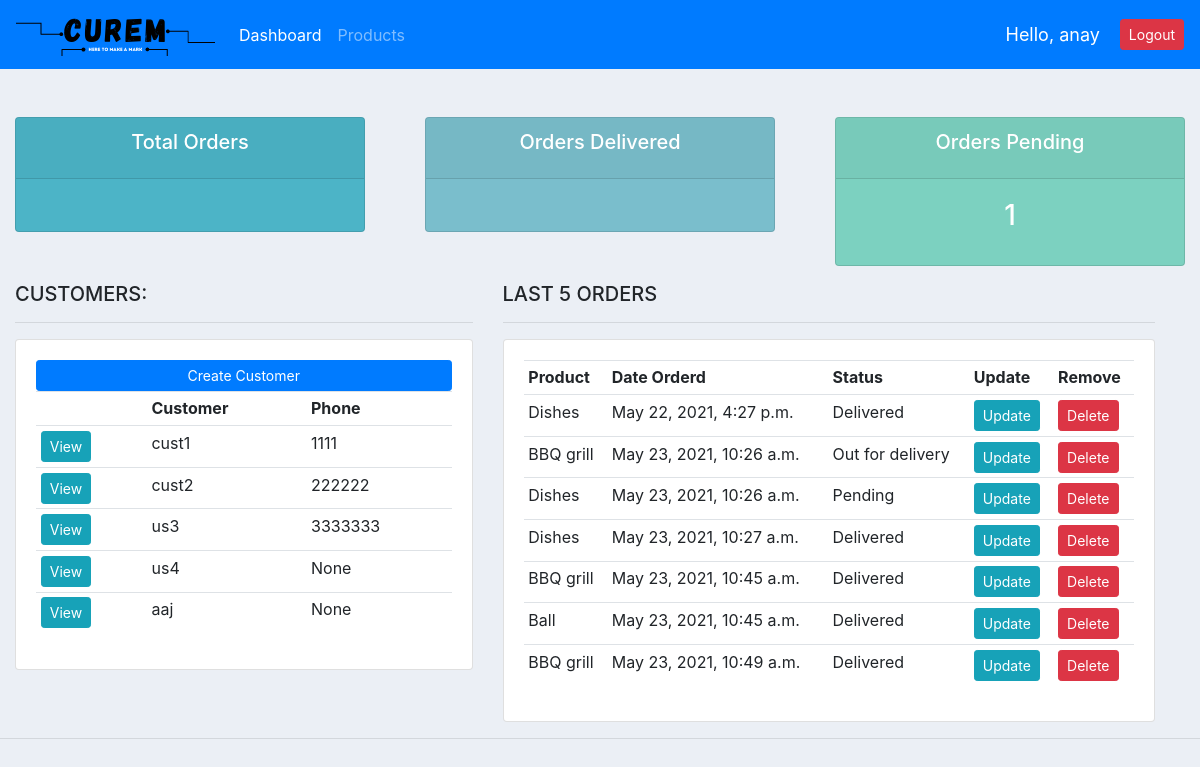
The app's page / (signed in), older data.
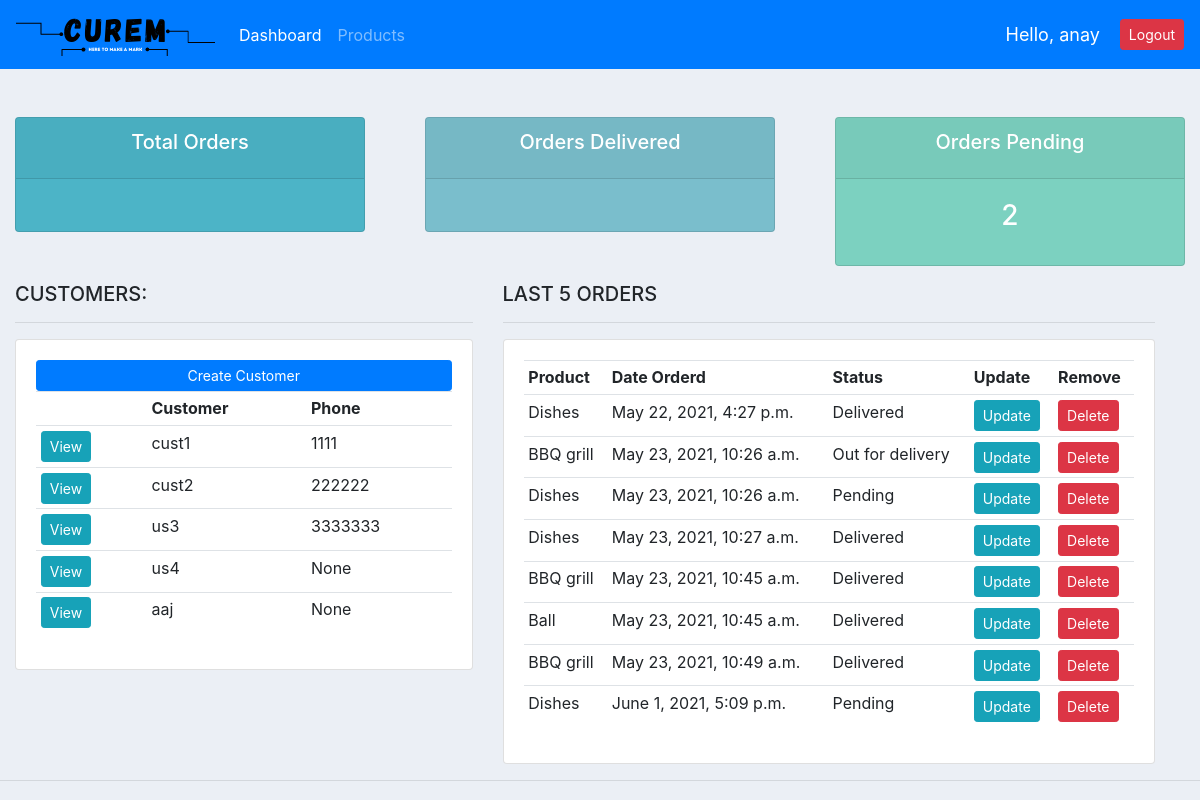
The same page, newer data.
### accounts/models.py (models this page shows, shortened)
class Customer(models.Model):
    user = models.OneToOneField(User, null=True, blank=True, on_delete=models.CASCADE)
    name = models.CharField(max_length=200, null=True)
    phone= models.CharField(max_length=200, null=True)
    email= models.CharField(max_length=200, null=True)
    profile_pic = models.ImageField(default="logo.png",null=True, blank=True)
    date_created = models.DateTimeField(auto_now_add=True, null=True)

class Order(models.Model):
    STATUS = (
			('Pending', 'Pending'),
			('Out for delivery', 'Out for delivery'),
			('Delivered', 'Delivered'),
			)
    customer = models.ForeignKey(Customer, null=True, on_delete=models.SET_NULL)
    product = models.ForeignKey(Product, null=True, on_delete=models.SET_NULL)
    date_created = models.DateTimeField(auto_now_add=True, null=True)
    status = models.CharField(max_length=200 , null=True, choices=STATUS)
    note = models.CharField(max_length=200 , null=True)

class Product(models.Model):
    CATEGORY = (
			('Indoor', 'Indoor'),
			('Out Door', 'Out Door'),
			)
    name = models.CharField(max_length=200, null=True)
    price= models.FloatField(null=True)
    category = models.CharField(max_length=200, null=True, choices=CATEGORY)
    description = models.CharField(max_length=500, null=True, blank=True)
    date_created = models.DateTimeField(auto_now_add=True, null=True)
    tags = models.ManyToManyField(Tag)
    def __str__(self):
        return self.name

### accounts/decorators.py (the view)
	def wrapper_function(request, *args, **kwargs):
		group = None
		if request.user.groups.exists():
			group = request.user.groups.all()[0].name
		if group == 'customer':
			return redirect('user-page')
		if group == 'admin':
			return view_func(request, *args, **kwargs)

### accounts/views.py (called while the page is built)
@login_required(login_url='login')
@admin_only
def home(request):
    orders = Order.objects.all()
    customers = Customer.objects.all()
    total_customers =customers.count()
    total_orders = orders.count()
    delivered = orders.filter(status='Delivered').count()
    pending = orders.filter(status='Pending').count()
    context = {'orders': orders, 'customers': customers, 'total_orders':total_orders, 'delivered':delivered, 'pending':pending}
    return render(request, 'accounts/dashboard.html', context)

### accounts/templates/accounts/dashboard.html
{% extends 'accounts/main.html' %} {% block content %}
<br />
{% include 'accounts/status.html' %}
<div class="row container-fluid">
  <div class="col-md-5">
    <h5>CUSTOMERS:</h5>
    <hr />
    <div class="card card-body">
      <a class="btn btn-primary btn-sm btn-block" href="">Create Customer</a>
      <table class="table table-sm">
        <tr>
          <th></th>
          <th>Customer</th>
          <th>Phone</th>
        </tr>
        {% for customer in customers%}
        <tr>
          <td>
            <a
              class="btn btn-sm btn-info"
              aria-pressed="true"
              href="{% url 'customer' customer.id %}"
              >View</a
            >
          </td>
          <td>{{customer.name}}</td>
          <td>{{customer.phone}}</td>
        </tr>
        {% endfor %}
      </table>
    </div>
  </div>
  <div class="col-md-7">
    <h5>LAST 5 ORDERS</h5>
    <hr />
    <div class="card card-body">
      <table class="table table-sm">
        <tr>
          <th>Product</th>
          <th>Date Orderd</th>
          <th>Status</th>
          <th>Update</th>
          <th>Remove</th>
        </tr>
        {% for order in orders%}
        <tr>
          <td>{{order.product}}</td>
          <td>{{order.date_created}}</td>
          <td>{{order.status}}</td>
          <td>
            <a
              class="btn btn-sm btn-info"
              aria-pressed="true"
              href="{% url 'update_order' order.id %}"
              >Update</a
            >
          </td>
          <td>
            <a
              class="btn btn-sm btn-danger"
              aria-pressed="true"
              href="{% url 'delete_order' order.id %}"
              >Delete</a
            >
          </td>
        </tr>
        {% endfor %}
      </table>
    </div>
  </div>
</div>
{% endblock %}

Row changes from the older to the newer data that the page shows:
added Order: product "Dishes", date_created "June 1, 2021, 5:09 p.m.", status "Pending"
Text that changed along with them:
{{ pending }}: "1" → "2"
